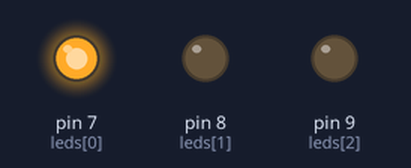
Bench run of a sketch on a simulated Arduino Uno, built with avr-gcc and run on an emulated ATmega328P. On the bench: output pins drawn as LEDs (lit = HIGH).

Above: at 0.2 s.
At 0.7 s:
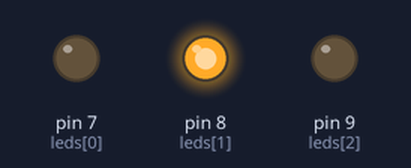
At 2.7 s:
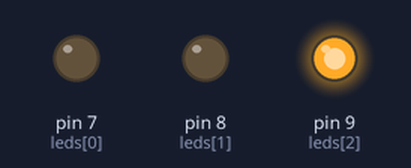
Timing chart, 0 to 3.5 s (numbered marks = the images above):
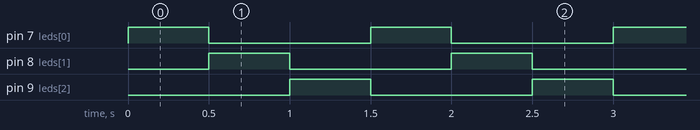

Measured:
- by itself, pin 7 (leds[0]), pin 8 (leds[1]), pin 9 (leds[2]): alternates HIGH for 0.50 s and LOW for 1.0 s
- by itself, everything shown: repeats every 1.5 s, in 4 steps

The sketch:

LED_BLINKING.ino
```cpp
int leds[] = {7, 8, 9};

void setup() {
  for (int i = 0; i < 3; i++) {
    pinMode(leds[i], OUTPUT);
  }
}

void loop() {
  for (int i = 0; i < 3; i++) {
    digitalWrite(leds[i], HIGH);
    delay(500);
    digitalWrite(leds[i], LOW);
  }
}
```
